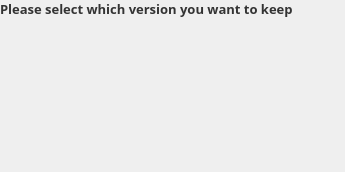
<?xml version="1.0" encoding="UTF-8"?>
<ui version="4.0">
 <class>LocalAndRemoteDifferentWidget</class>
 <widget class="QWidget" name="LocalAndRemoteDifferentWidget">
  <property name="geometry">
   <rect>
    <x>0</x>
    <y>0</y>
    <width>345</width>
    <height>172</height>
   </rect>
  </property>
  <property name="windowTitle">
   <string notr="true"/>
  </property>
  <property name="styleSheet">
   <string notr="true"/>
  </property>
  <layout class="QVBoxLayout" name="verticalLayout">
   <property name="spacing">
    <number>7</number>
   </property>
   <property name="leftMargin">
    <number>0</number>
   </property>
   <property name="topMargin">
    <number>0</number>
   </property>
   <property name="rightMargin">
    <number>11</number>
   </property>
   <property name="bottomMargin">
    <number>11</number>
   </property>
   <item alignment="Qt::AlignTop">
    <widget class="QLabel" name="selectLabel">
     <property name="font">
      <font>
       <family>Lato 13</family>
       <pointsize>-1</pointsize>
       <bold>true</bold>
      </font>
     </property>
     <property name="styleSheet">
      <string notr="true">#selectLabel
{
    font-family: Lato Bold;
    font-size: 13px;
    line-height: 16px;
    color: #333333;
}</string>
     </property>
     <property name="text">
      <string>Please select which version you want to keep</string>
     </property>
     <property name="indent">
      <number>0</number>
     </property>
    </widget>
   </item>
   <item>
    <spacer name="verticalSpacer">
     <property name="orientation">
      <enum>Qt::Vertical</enum>
     </property>
     <property name="sizeType">
      <enum>QSizePolicy::Fixed</enum>
     </property>
     <property name="sizeHint" stdset="0">
      <size>
       <width>0</width>
       <height>5</height>
      </size>
     </property>
    </spacer>
   </item>
   <item>
    <widget class="QWidget" name="chooseContainer" native="true">
     <layout class="QVBoxLayout" name="chooseLayout">
      <property name="spacing">
       <number>12</number>
      </property>
      <property name="leftMargin">
       <number>1</number>
      </property>
      <property name="topMargin">
       <number>1</number>
      </property>
      <property name="rightMargin">
       <number>1</number>
      </property>
      <property name="bottomMargin">
       <number>1</number>
      </property>
      <item>
       <widget class="CloudStalledIssueChooseWidget" name="chooseRemoteCopy" native="true"/>
      </item>
      <item>
       <widget class="LocalStalledIssueChooseWidget" name="chooseLocalCopy" native="true"/>
      </item>
      <item>
       <widget class="GenericChooseWidget" name="keepLastModifiedOption" native="true"/>
      </item>
      <item>
       <widget class="GenericChooseWidget" name="keepBothOption" native="true"/>
      </item>
     </layout>
    </widget>
   </item>
  </layout>
 </widget>
 <customwidgets>
  <customwidget>
   <class>CloudStalledIssueChooseWidget</class>
   <extends>QWidget</extends>
   <header>stalled_issues_cases/LocalAndRemoteChooseWidget.h</header>
   <container>1</container>
  </customwidget>
  <customwidget>
   <class>LocalStalledIssueChooseWidget</class>
   <extends>QWidget</extends>
   <header>stalled_issues_cases/LocalAndRemoteChooseWidget.h</header>
   <container>1</container>
  </customwidget>
  <customwidget>
   <class>GenericChooseWidget</class>
   <extends>QWidget</extends>
   <header>StalledIssueChooseWidget.h</header>
   <container>1</container>
  </customwidget>
 </customwidgets>
 <resources/>
 <connections/>
</ui>
